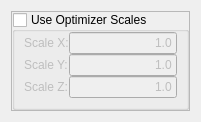
              <widget class="QWidget" name="ScaleLogarithmicTransform">
               <layout class="QVBoxLayout" name="verticalLayout_112">
                <item>
                 <widget class="QFrame" name="m_ScaleLogarithmicTransformFrame">
                  <property name="frameShape">
                   <enum>QFrame::StyledPanel</enum>
                  </property>
                  <property name="frameShadow">
                   <enum>QFrame::Raised</enum>
                  </property>
                  <layout class="QVBoxLayout" name="verticalLayout_62">
                   <property name="spacing">
                    <number>0</number>
                   </property>
                   <property name="margin">
                    <number>0</number>
                   </property>
                   <item>
                    <widget class="QGroupBox" name="m_UseOptimizerScalesScaleLogarithmic">
                     <property name="title">
                      <string>Use Optimizer Scales</string>
                     </property>
                     <property name="checkable">
                      <bool>true</bool>
                     </property>
                     <property name="checked">
                      <bool>false</bool>
                     </property>
                     <layout class="QVBoxLayout" name="verticalLayout_61">
                      <property name="spacing">
                       <number>0</number>
                      </property>
                      <property name="leftMargin">
                       <number>9</number>
                      </property>
                      <property name="topMargin">
                       <number>0</number>
                      </property>
                      <property name="rightMargin">
                       <number>9</number>
                      </property>
                      <property name="bottomMargin">
                       <number>9</number>
                      </property>
                      <item>
                       <layout class="QHBoxLayout" name="_46">
                        <item>
                         <layout class="QVBoxLayout" name="_47">
                          <item>
                           <widget class="QLabel" name="textLabel1_8_2">
                            <property name="text">
                             <string>Scale X:</string>
                            </property>
                            <property name="wordWrap">
                             <bool>false</bool>
                            </property>
                           </widget>
                          </item>
                          <item>
                           <widget class="QLabel" name="textLabel2_6_3">
                            <property name="text">
                             <string>Scale Y:</string>
                            </property>
                            <property name="wordWrap">
                             <bool>false</bool>
                            </property>
                           </widget>
                          </item>
                          <item>
                           <widget class="QLabel" name="textLabel3_5_3">
                            <property name="text">
                             <string>Scale Z:</string>
                            </property>
                            <property name="wordWrap">
                             <bool>false</bool>
                            </property>
                           </widget>
                          </item>
                         </layout>
                        </item>
                        <item>
                         <layout class="QVBoxLayout" name="_48">
                          <item>
                           <widget class="QLineEdit" name="m_ScalesScaleLogarithmicTransformScaleX">
                            <property name="text">
                             <string>1.0</string>
                            </property>
                            <property name="alignment">
                             <set>Qt::AlignRight</set>
                            </property>
                           </widget>
                          </item>
                          <item>
                           <widget class="QLineEdit" name="m_ScalesScaleLogarithmicTransformScaleY">
                            <property name="text">
                             <string>1.0</string>
                            </property>
                            <property name="alignment">
                             <set>Qt::AlignRight</set>
                            </property>
                           </widget>
                          </item>
                          <item>
                           <widget class="QLineEdit" name="m_ScalesScaleLogarithmicTransformScaleZ">
                            <property name="text">
                             <string>1.0</string>
                            </property>
                            <property name="alignment">
                             <set>Qt::AlignRight</set>
                            </property>
                           </widget>
                          </item>
                         </layout>
                        </item>
                       </layout>
                      </item>
                     </layout>
                    </widget>
                   </item>
                  </layout>
                 </widget>
                </item>
               </layout>
              </widget>
